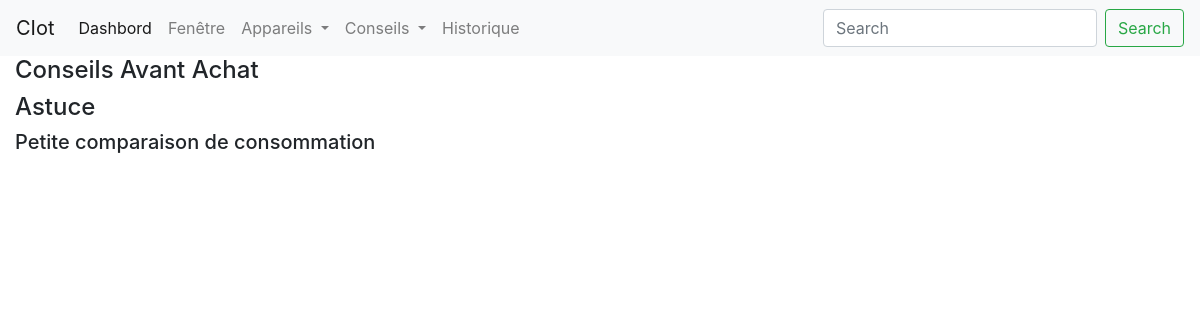
The page /fridge/ on the database as committed earlier.
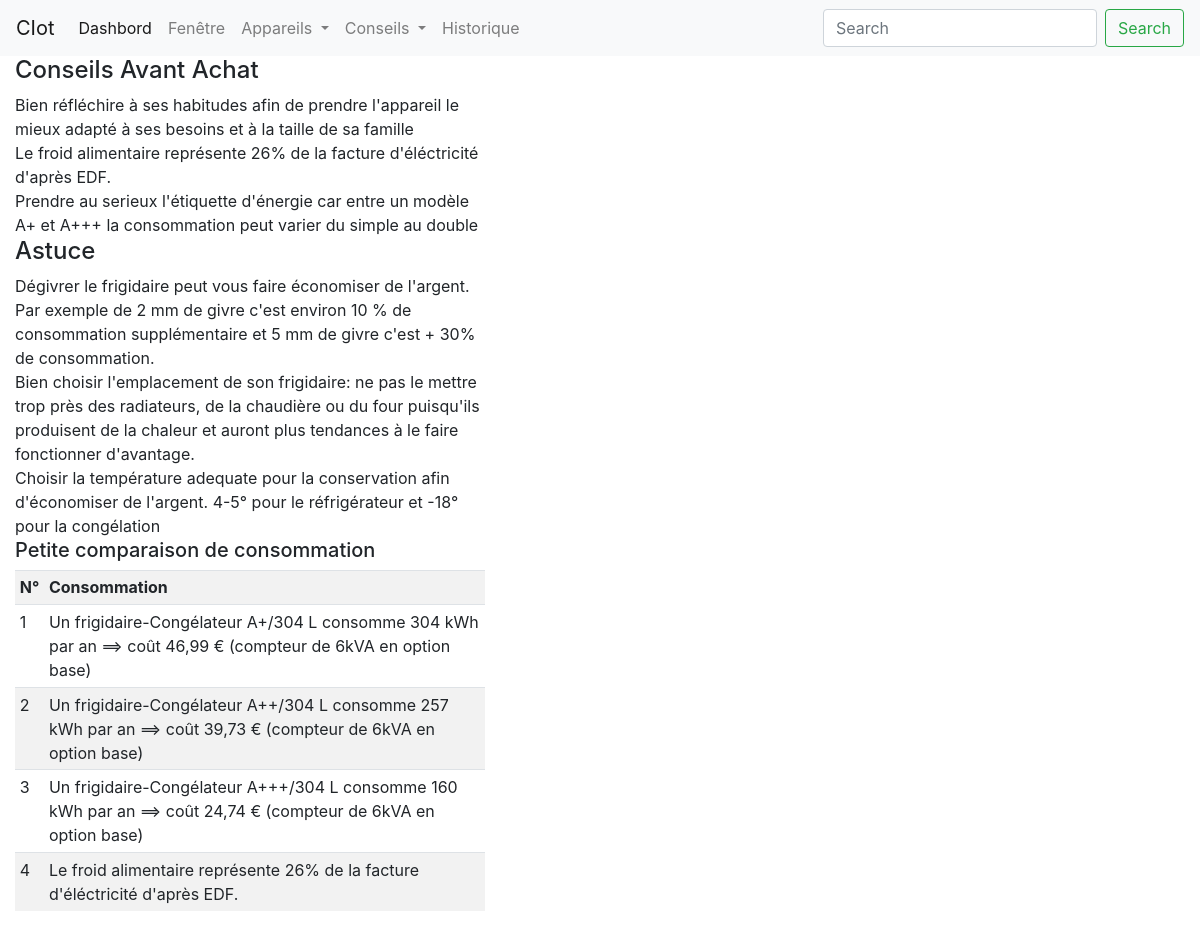
The same page on the database as committed later.
### app/models.py (models this page shows, shortened)
class AdvicesConsumption(db.Model):
    __tablename__ = "adviceConsumption"
    id = db.Column(db.Integer, primary_key=True, autoincrement=True)
    type_d = db.Column(db.String(150), nullable=False)
    advice = db.Column(db.Text, nullable=False)
    device = db.Column(db.String(150), nullable=False)

### app/routes.py (the view)
@app.route("/fridge/")
def fridge_advice():
    gen_advices =  AdvicesConsumption.query.filter(AdvicesConsumption.type_d.endswith("Achat G")).all()
    fridge_consumption = AdvicesConsumption.query.filter(AdvicesConsumption.device.endswith("Frigo")).all()
    fridge_advices = AdvicesConsumption.query.filter(AdvicesConsumption.device.endswith("Frigidaire")).all()
    return render_template("fridge.html", fridge_consumption=fridge_consumption, fridge_advices=fridge_advices,
                            gen_advices=gen_advices)

### app/templates/fridge.html
{% extends "index.html" %}
{% block content %}
<body>
  <div class="col-5">
    <h4>Conseils Avant Achat</h4>
        {% if gen_advices is defined and gen_advices|length %}
        <div class="">
          {% for advice in gen_advices %}
                {{ advice["advice"]}}<br />
         {% endfor %}
        </div>
      {% endif %}
</div>
    <div class="col-5">
        <h4>Astuce</h4>
            {% if fridge_advices is defined and fridge_advices|length %}
            <div class="">
              {% for advice in fridge_advices %}
                    {{ advice["advice"]}}<br />
             {% endfor %}
            </div>
          {% endif %}
    </div>
    <div class="col-5">
      <h5>Petite comparaison de consommation</h5>
            {% if fridge_consumption is defined and fridge_consumption|length %}
            <table class="table table-striped table-sm">
              <caption></caption>
              <tr>
                <th>N°</th>
                <th>Consommation</th>
              </tr>
              {% for consump in fridge_consumption%}
                  <tr>
                    <td>{{ loop.index }}</td>
                    <td>  {{ consump["advice"]}} </td>
                  </tr>
             {% endfor %}
            </table>
          {% endif %}
    </div>
</body>
{% endblock %}

### app/templates/index.html (shortened to what this page needs)
<!DOCTYPE html>
<html lang="en">
<head>
    <link rel="stylesheet" href="https://stackpath.bootstrapcdn.com/bootstrap/4.4.1/css/bootstrap.min.css"
>
</head>
<body>
    <nav class="navbar navbar-expand-lg navbar-light bg-light">
        <a class="navbar-brand" href="#">CIot</a>
        <div class="collapse navbar-collapse" id="navbarSupportedContent">
            <ul class="navbar-nav mr-auto">
                <li class="nav-item active">
                    <a class="nav-link" href="/">Dashbord <span class="sr-only">(current)</span></a>
                </li>
                <li class="nav-item">
                    <a class="nav-link" href="/window">Fenêtre</a>
                </li>
                <li class="nav-item dropdown">
                    <a class="nav-link dropdown-toggle" href="#" id="navbarDropdown" role="button" data-toggle="dropdown"
                       aria-haspopup="true" aria-expanded="false">
                        Appareils
                    </a>
                </li>
                <li class="nav-item dropdown">
                    <a class="nav-link dropdown-toggle" href="#" id="navbarDropdown" role="button" data-toggle="dropdown"
                       aria-haspopup="true" aria-expanded="false">
                        Conseils
                    </a>
                </li>
                <li class="nav-item">
                    <a class="nav-link " href="/energy_history">Historique</a>
                </li>
            </ul>
            <form class="form-inline my-2 my-lg-0">
                <input class="form-control mr-sm-2" type="search" placeholder="Search" aria-label="Search">
                <button class="btn btn-outline-success my-2 my-sm-0" type="submit">Search</button>
            </form>
        </div>
    </nav>
    {% block content %}
    {% endblock %}
</body>

Rows that differ between the two databases and show on the page:
added AdvicesConsumption: advice "Bien réfléchire à ses habitudes afin de prendre l'appareil le mieux adapté à ses besoins et à la taille de sa famille", shown under "Conseils Avant Achat"
added AdvicesConsumption: advice "Le froid alimentaire représente 26% de la facture d'éléctricité d'après EDF."
added AdvicesConsumption: advice "Prendre au serieux l'étiquette d'énergie car entre un modèle A+ et A+++ la consommation peut varier du simple au double", shown under "Conseils Avant Achat"
added AdvicesConsumption: advice "Dégivrer le frigidaire peut vous faire économiser de l'argent. Par exemple de 2 mm de givre c'est environ 10 % de consommation supplémentaire et 5 mm de givre c'est + 30% de consommation.", shown under "Astuce"
added AdvicesConsumption: advice "Bien choisir l'emplacement de son frigidaire: ne pas le mettre trop près des radiateurs, de la chaudière ou du four puisqu'ils produisent de la chaleur et auront plus tendances à le faire fonctionner d'avantage.", shown under "Astuce"
added AdvicesConsumption: advice "Choisir la température adequate pour la conservation afin d'économiser de l'argent. 4-5° pour le réfrigérateur et -18° pour la congélation", shown under "Astuce"
added AdvicesConsumption: advice "Un frigidaire-Congélateur A+/304 L consomme 304 kWh par an ==> coût 46,99 € (compteur de 6kVA en option base)", shown under "Petite comparaison de consommation"
added AdvicesConsumption: advice "Un frigidaire-Congélateur A++/304 L consomme 257 kWh par an ==> coût 39,73 € (compteur de 6kVA en option base)", shown under "Petite comparaison de consommation"
added AdvicesConsumption: advice "Un frigidaire-Congélateur A+++/304 L consomme 160 kWh par an ==> coût 24,74 € (compteur de 6kVA en option base)", shown under "Petite comparaison de consommation"
Other text that changed with them:
text now shown: "N° Consommation"
